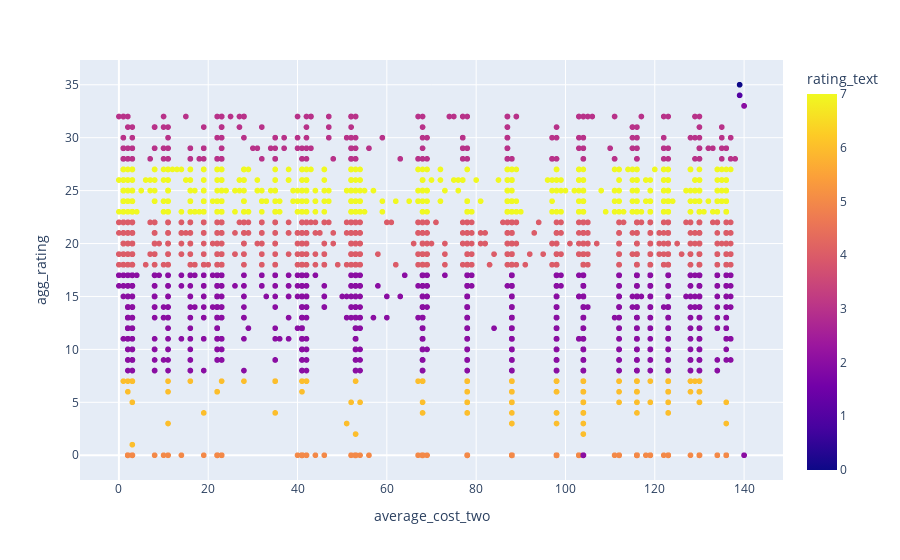

Source (notebook cell):
### Code cell
#Relationship between Avg.cost and Ratings
color_map={'Excellent': 'darkgreen',
 'Very Good': 'lightgreen',
 'Average': 'orange',
 'Poor': 'red',
 'Not rated': 'lightgray',
 'Good': 'yellow'}
fig7= px.scatter(df2[df2["rating_text"]!="Not rated"], x='average_cost_two', y='agg_rating',
                color = 'rating_text',
                color_discrete_map=color_map)
fig7.show()

### Figure 1 — Plotly figure (JSON) as saved in the notebook; plotly's stock layout.template omitted (floating-point values rounded to 4 significant figures; data arrays with more than 128 entries replaced by an {"elided": "..."} marker saying what was removed)
{"data": [{"hovertemplate": "average_cost_two=%{x}<br>agg_rating=%{y}<br>rating_text=%{marker.color}<extra></extra>", "legendgroup": "", "marker": {"color": {"elided": "9572 int values"}, "coloraxis": "coloraxis", "symbol": "circle"}, "mode": "markers", "name": "", "showlegend": false, "type": "scattergl", "x": {"elided": "9572 int values"}, "xaxis": "x", "y": {"elided": "9572 int values"}, "yaxis": "y"}], "layout": {"coloraxis": {"colorbar": {"title": {"text": "rating_text"}}, "colorscale": [[0, "#0d0887"], [0.1111, "#46039f"], [0.2222, "#7201a8"], [0.3333, "#9c179e"], [0.4444, "#bd3786"], [0.5556, "#d8576b"], [0.6667, "#ed7953"], [0.7778, "#fb9f3a"], [0.8889, "#fdca26"], [1, "#f0f921"]]}, "legend": {"tracegroupgap": 0}, "margin": {"t": 60}, "xaxis": {"anchor": "y", "domain": [0, 1], "title": {"text": "average_cost_two"}}, "yaxis": {"anchor": "x", "domain": [0, 1], "title": {"text": "agg_rating"}}}}
